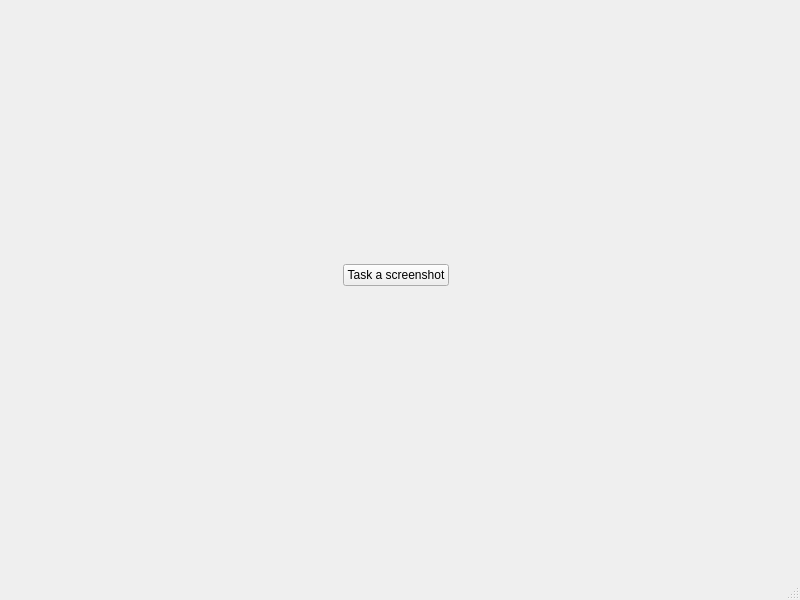
<?xml version="1.0" encoding="UTF-8"?>
<ui version="4.0">
 <class>MainWindow</class>
 <widget class="QMainWindow" name="MainWindow">
  <property name="geometry">
   <rect>
    <x>0</x>
    <y>0</y>
    <width>800</width>
    <height>600</height>
   </rect>
  </property>
  <property name="windowTitle">
   <string>MainWindow</string>
  </property>
  <widget class="QWidget" name="centralwidget">
   <widget class="QWidget" name="gridLayoutWidget">
    <property name="geometry">
     <rect>
      <x>0</x>
      <y>0</y>
      <width>791</width>
      <height>551</height>
     </rect>
    </property>
    <layout class="QGridLayout" name="gridLayout">
     <item row="0" column="0">
      <spacer name="horizontalSpacer">
       <property name="orientation">
        <enum>Qt::Orientation::Horizontal</enum>
       </property>
       <property name="sizeHint" stdset="0">
        <size>
         <width>40</width>
         <height>20</height>
        </size>
       </property>
      </spacer>
     </item>
     <item row="0" column="1">
      <widget class="QPushButton" name="screenshot_btn">
       <property name="text">
        <string>Task a screenshot</string>
       </property>
      </widget>
     </item>
     <item row="0" column="2">
      <spacer name="horizontalSpacer_2">
       <property name="orientation">
        <enum>Qt::Orientation::Horizontal</enum>
       </property>
       <property name="sizeHint" stdset="0">
        <size>
         <width>40</width>
         <height>20</height>
        </size>
       </property>
      </spacer>
     </item>
    </layout>
   </widget>
  </widget>
  <widget class="QMenuBar" name="menubar">
   <property name="geometry">
    <rect>
     <x>0</x>
     <y>0</y>
     <width>800</width>
     <height>22</height>
    </rect>
   </property>
  </widget>
  <widget class="QStatusBar" name="statusbar"/>
 </widget>
 <resources/>
 <connections/>
</ui>
